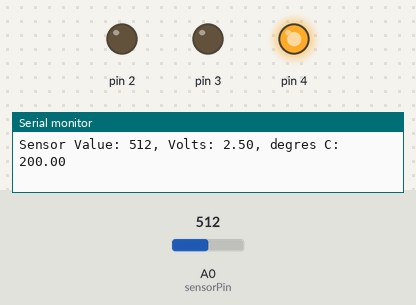
A sketch run on a simulated Arduino Uno, built with avr-gcc and run on an emulated ATmega328P. On the bench: output pins drawn as LEDs (lit = HIGH), the last lines printed to the serial monitor. The test bench sets the inputs (shaded band); at power-on: A0 (sensorPin) = 512.

Above: at 1.2 s.
1.3 s: A0 (sensorPin) set to 185
4.3 s: A0 (sensorPin) set to 169
At 5.1 s:
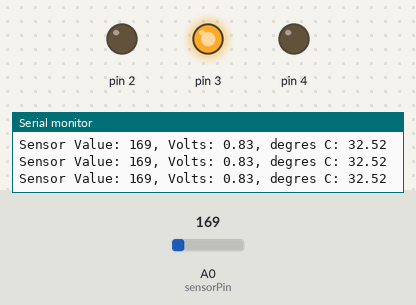
5.8 s: A0 (sensorPin) set to 122
At 6.6 s:
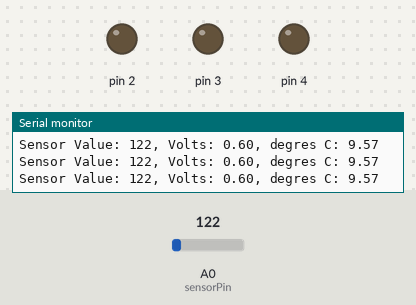
7.3 s: A0 (sensorPin) set to 1023
At 7.7 s:
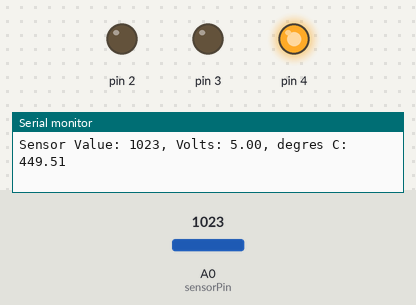
Timing chart, 0 to 9.8 s (numbered marks = the images above; inputs shaded):
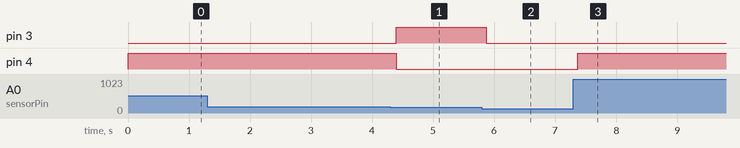

Measured:
- the behaviour switches between 170 and 169 on A0 (sensorPin) (found by bisection; images 0 and 1)
- after the input at 4.3 s, pin 3: LOW → HIGH after 0.09 s; pin 4: HIGH → LOW after 0.09 s
- after the input at 5.8 s, pin 3: HIGH → LOW after 0.07 s
- after the input at 7.3 s, pin 4: LOW → HIGH after 0.07 s

The sketch:

project3_Love-o-Meter.ino
```cpp
const int sensorPin = A0;
const float baseline = 27.0;


void setup() {
  // put your setup code here, to run once:
  Serial.begin(9600);

  for(int pinNumber = 2; pinNumber < 5; pinNumber++){
    pinMode(pinNumber, OUTPUT);
    digitalWrite(pinNumber, LOW);
  }
}

void loop() {
  // put your main code here, to run repeatedly:
  int sensorVal = analogRead(sensorPin);
  Serial.print("Sensor Value: ");
  Serial.print(sensorVal);
  float voltage = (sensorVal/1024.0) * 5.0;

  Serial.print(", Volts: ");
  Serial.print(voltage);
  Serial.print(", degres C: ");
  float temperature = (voltage - .5) * 100;
  Serial.println(temperature);

  if(temperature < baseline+2){
    digitalWrite(2, LOW);
    digitalWrite(3, LOW);
    digitalWrite(4, LOW);
  }else if(temperature >= baseline+2 && temperature < baseline+4){
    digitalWrite(2, HIGH);
    digitalWrite(3, LOW);
    digitalWrite(4, LOW);
  }else if(temperature >= baseline+4 && temperature < baseline+6){
    digitalWrite(2, LOW);
    digitalWrite(3, HIGH);
    digitalWrite(4, LOW);
  }else{
    digitalWrite(2, LOW);
    digitalWrite(3, LOW);
    digitalWrite(4, HIGH);
  }
  delay;
}
```
